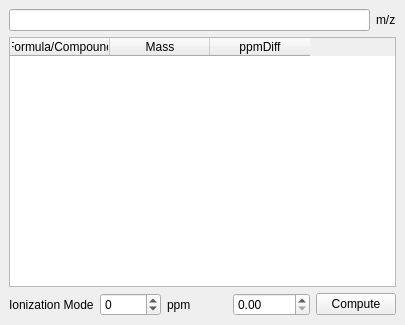
<?xml version="1.0" encoding="UTF-8"?>
<ui version="4.0">
 <class>MassCalcWidget</class>
 <widget class="QDockWidget" name="MassCalcWidget">
  <property name="geometry">
   <rect>
    <x>0</x>
    <y>0</y>
    <width>405</width>
    <height>325</height>
   </rect>
  </property>
  <property name="sizePolicy">
   <sizepolicy hsizetype="Preferred" vsizetype="Preferred">
    <horstretch>0</horstretch>
    <verstretch>14</verstretch>
   </sizepolicy>
  </property>
  <property name="windowTitle">
   <string>Compound Search</string>
  </property>
  <widget class="QWidget" name="dockWidgetContents">
   <layout class="QVBoxLayout" name="verticalLayout">
    <item>
     <layout class="QHBoxLayout" name="horizontalLayout_5">
      <item>
       <widget class="QLineEdit" name="lineEdit"/>
      </item>
      <item>
       <widget class="QLabel" name="label">
        <property name="text">
         <string>m/z</string>
        </property>
       </widget>
      </item>
     </layout>
    </item>
    <item>
     <widget class="QTableWidget" name="mTable">
      <property name="sizePolicy">
       <sizepolicy hsizetype="Expanding" vsizetype="Expanding">
        <horstretch>0</horstretch>
        <verstretch>0</verstretch>
       </sizepolicy>
      </property>
      <property name="minimumSize">
       <size>
        <width>0</width>
        <height>0</height>
       </size>
      </property>
      <property name="editTriggers">
       <set>QAbstractItemView::NoEditTriggers</set>
      </property>
      <property name="alternatingRowColors">
       <bool>false</bool>
      </property>
      <property name="sortingEnabled">
       <bool>true</bool>
      </property>
      <attribute name="horizontalHeaderStretchLastSection">
       <bool>false</bool>
      </attribute>
      <attribute name="verticalHeaderStretchLastSection">
       <bool>false</bool>
      </attribute>
      <attribute name="horizontalHeaderStretchLastSection">
       <bool>false</bool>
      </attribute>
      <attribute name="verticalHeaderStretchLastSection">
       <bool>false</bool>
      </attribute>
      <column>
       <property name="text">
        <string>Formula/Compound</string>
       </property>
      </column>
      <column>
       <property name="text">
        <string>Mass</string>
       </property>
      </column>
      <column>
       <property name="text">
        <string>ppmDiff</string>
       </property>
      </column>
     </widget>
    </item>
    <item>
     <layout class="QHBoxLayout" name="horizontalLayout_4">
      <item>
       <widget class="QLabel" name="label_2">
        <property name="layoutDirection">
         <enum>Qt::RightToLeft</enum>
        </property>
        <property name="text">
         <string>Ionization Mode</string>
        </property>
       </widget>
      </item>
      <item>
       <widget class="QDoubleSpinBox" name="ionization">
        <property name="decimals">
         <number>0</number>
        </property>
        <property name="minimum">
         <double>-99.000000000000000</double>
        </property>
       </widget>
      </item>
      <item>
       <widget class="QLabel" name="label_3">
        <property name="layoutDirection">
         <enum>Qt::RightToLeft</enum>
        </property>
        <property name="text">
         <string>ppm</string>
        </property>
       </widget>
      </item>
      <item>
       <widget class="QDoubleSpinBox" name="maxppmdiff">
        <property name="maximum">
         <double>10000.000000000000000</double>
        </property>
       </widget>
      </item>
      <item>
       <widget class="QPushButton" name="computeButton">
        <property name="text">
         <string>Compute</string>
        </property>
       </widget>
      </item>
     </layout>
    </item>
   </layout>
  </widget>
 </widget>
 <resources/>
 <connections/>
</ui>
